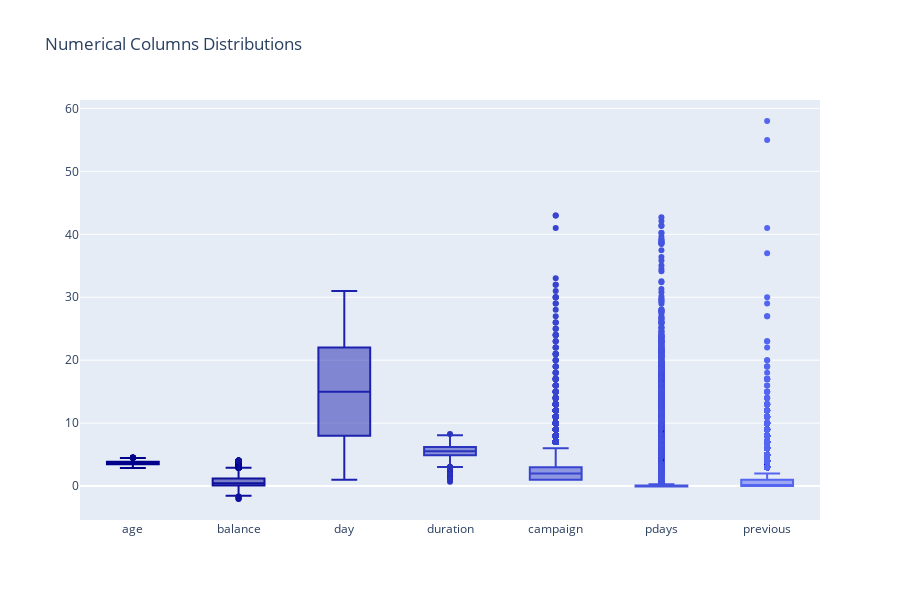

Notebook cell for this chart:
### Code cell
fig = go.Figure()
for i, col in enumerate(['age','balance','day','duration','campaign','pdays','previous']):
    fig.add_trace(go.Box(y=df[col], name=col, marker_color=f"rgb({14*i},{17*i},{139+17*i})"))
fig.update_layout(height=600, title_text="Numerical Columns Distributions", showlegend=False).show()
df = df.drop('age', axis=1)

### Figure 1 — Plotly figure (JSON) as saved in the notebook; plotly's stock layout.template omitted (floating-point values rounded to 4 significant figures; data arrays with more than 128 entries replaced by an {"elided": "..."} marker saying what was removed)
{"data": [{"marker": {"color": "rgb(0,0,139)"}, "name": "age", "type": "box", "y": {"elided": "10105 float values"}}, {"marker": {"color": "rgb(14,17,156)"}, "name": "balance", "type": "box", "y": {"elided": "10105 float values"}}, {"marker": {"color": "rgb(28,34,173)"}, "name": "day", "type": "box", "y": {"elided": "10105 int values"}}, {"marker": {"color": "rgb(42,51,190)"}, "name": "duration", "type": "box", "y": {"elided": "10105 float values"}}, {"marker": {"color": "rgb(56,68,207)"}, "name": "campaign", "type": "box", "y": {"elided": "10105 int values"}}, {"marker": {"color": "rgb(70,85,224)"}, "name": "pdays", "type": "box", "y": {"elided": "10105 float values"}}, {"marker": {"color": "rgb(84,102,241)"}, "name": "previous", "type": "box", "y": {"elided": "10105 int values"}}], "layout": {"height": 600, "showlegend": false, "title": {"text": "Numerical Columns Distributions"}}}
